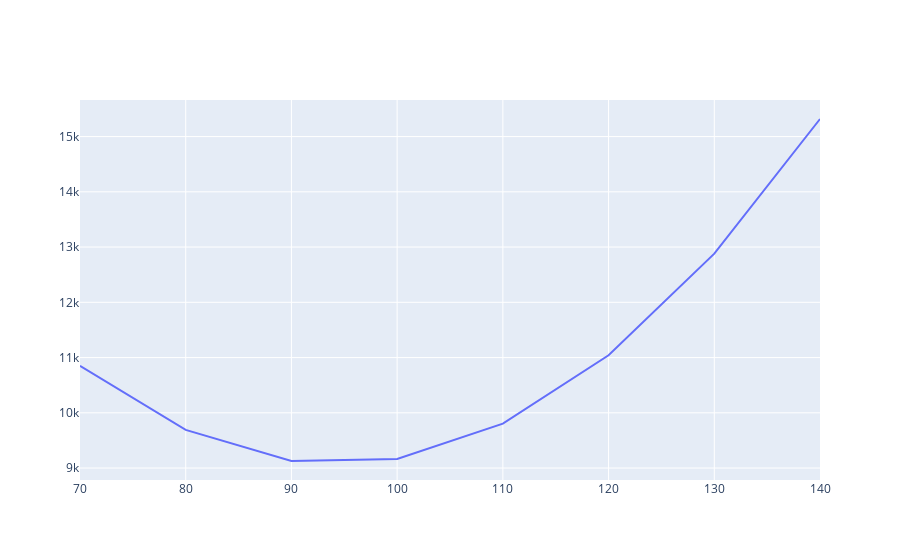

The notebook cell saved with this chart:
### Markdown cell above
We have plotted how RSS changes as we change one variable of our regression line, $m$ or $b$. We also noted how this plot looks like a curve. Therefore, we call it our cost curve.

### Code cell
import plotly
from plotly.offline import init_notebook_mode, iplot
from graph import m_b_trace, trace_values, plot
init_notebook_mode(connected=True)
b_values = list(range(70, 150, 10))
rss = [10852, 9690, 9128, 9166, 9804, 11042, 12880, 15318]
cost_curve_trace = trace_values(b_values, rss, mode="lines", name = 'RSS with changes to y-intercept')
plot([cost_curve_trace])

### Figure 1 — Plotly figure (JSON) as saved in the notebook; plotly's stock layout.template omitted (floating-point values rounded to 4 significant figures)
{"data": [{"mode": "lines", "name": "RSS with changes to y-intercept", "text": [], "type": "scatter", "x": [70, 80, 90, 100, 110, 120, 130, 140], "y": [10852, 9690, 9128, 9166, 9804, 11042, 12880, 15318]}], "layout": {}}
